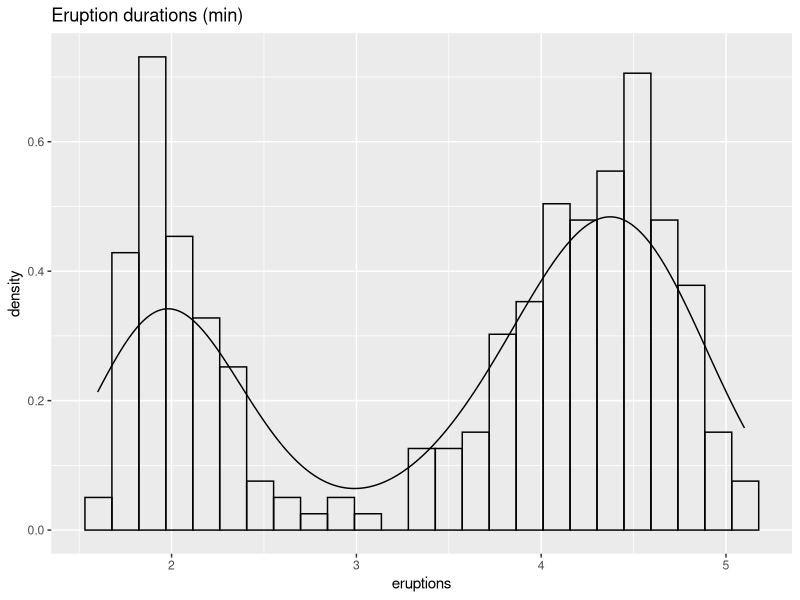
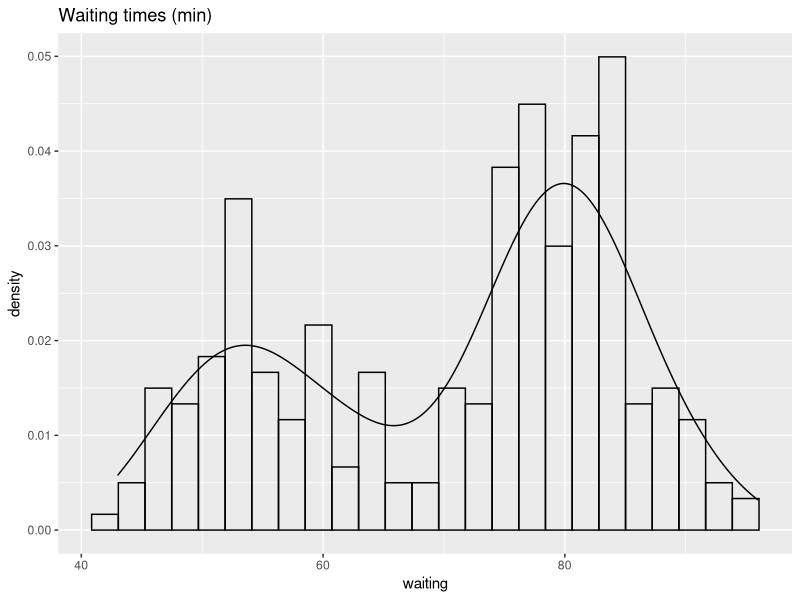
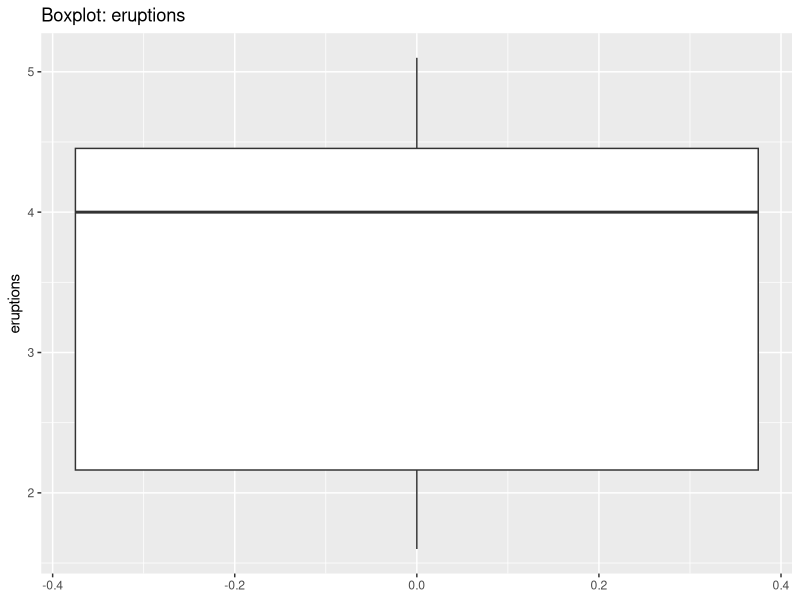
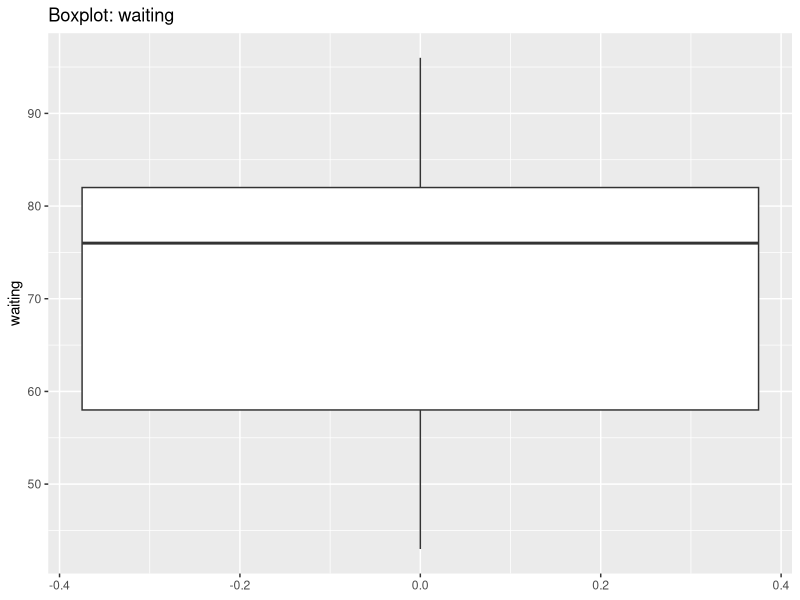
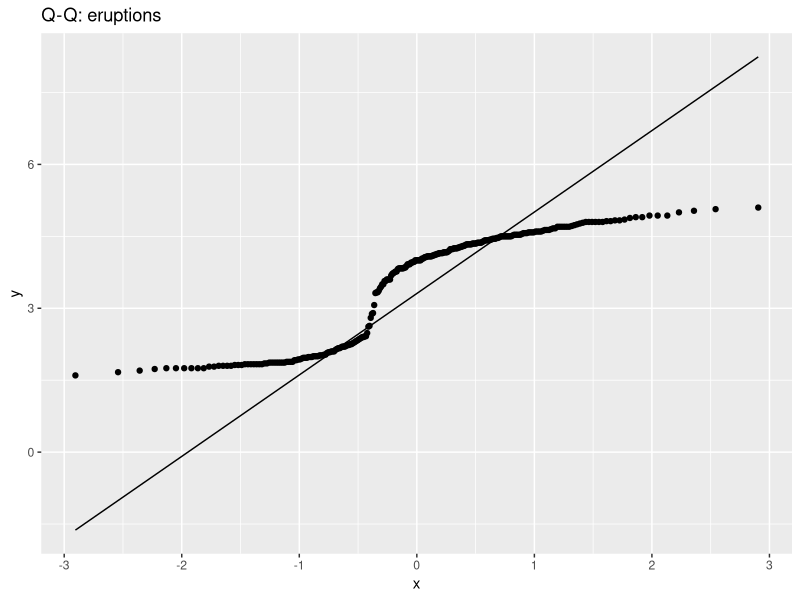
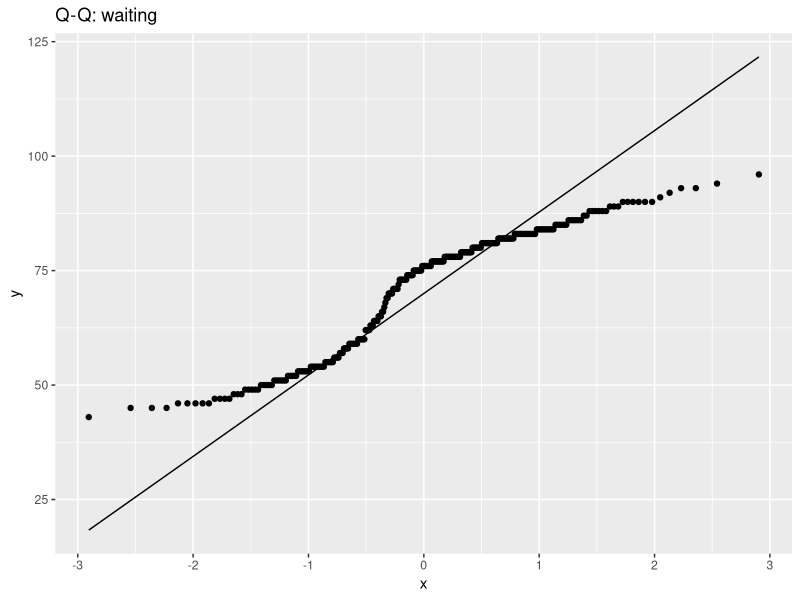
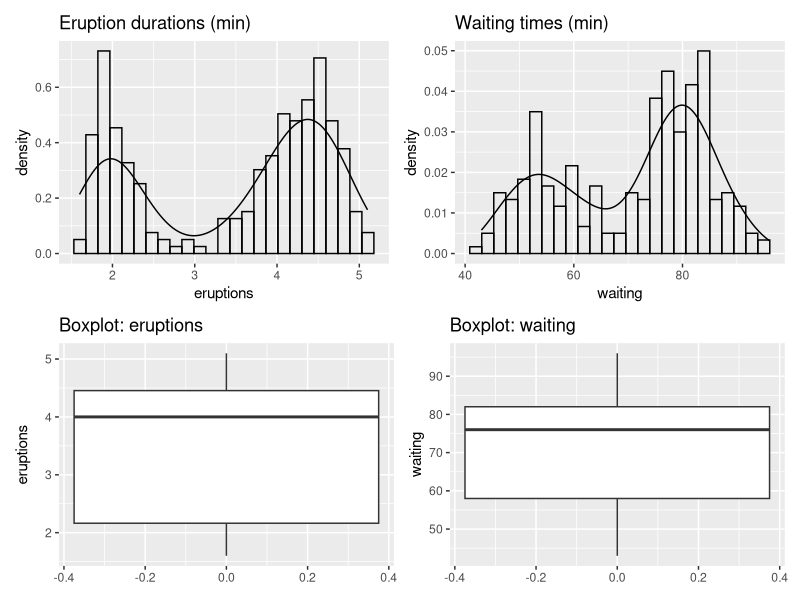
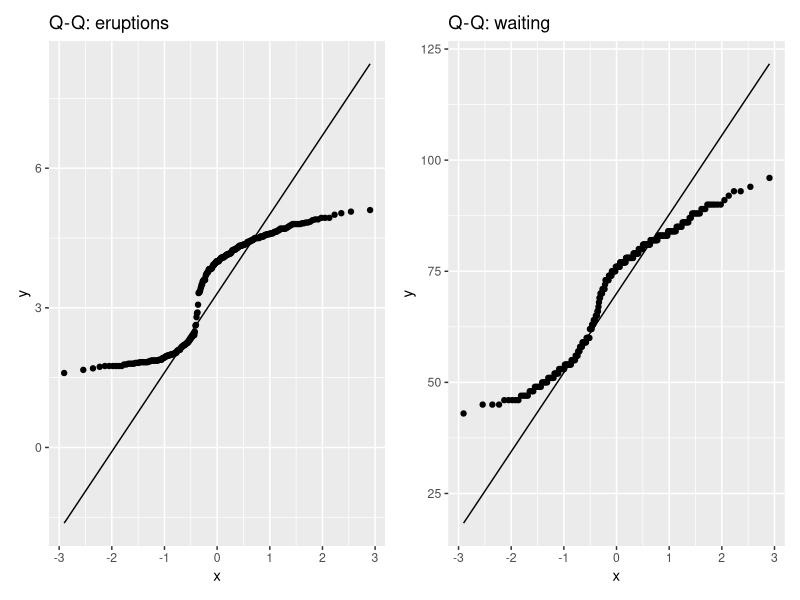

Here is the R script that generated these plots, in order:


library(tidyverse)   # dplyr, ggplot2, tidyr
library(e1071)       # skewness(), kurtosis()
library(patchwork)   # arrange plots
# library(psych)    # describe() - optional
# library(naniar)   # vis_miss() - optional for missingness visualization

data("faithful")     # load dataset

#UNIVARIATE ANALYSIS

dim(faithful)        # number of rows and columns
head(faithful)       # first 6 rows
str(faithful)        # structure & datatypes
names(faithful)      # column names

sapply(faithful, class)      # class of each column
sapply(faithful, is.numeric) # TRUE if numeric

sum(is.na(faithful))         # total NA in dataset
colSums(is.na(faithful))     # NA count per column

summary(faithful)   # min, 1Q, median, mean, 3Q, max for each column

# detailed stats (mean, sd, median, IQR, skewness, kurtosis)
num_summary <- faithful %>%
  summarise(across(everything(), list(
    n = ~sum(!is.na(.)),
    mean = ~mean(., na.rm=TRUE),
    median = ~median(., na.rm=TRUE),
    sd = ~sd(., na.rm=TRUE),
    IQR = ~IQR(., na.rm=TRUE),
    min = ~min(., na.rm=TRUE),
    max = ~max(., na.rm=TRUE),
    skew = ~e1071::skewness(., na.rm=TRUE),
    kurt = ~e1071::kurtosis(., na.rm=TRUE)
  ), .names = "{.col}_{.fn}"))

# make it easier to view
num_summary %>% pivot_longer(everything(), names_to="metric", values_to="value")

# 1) Histograms with density overlay
p1 <- ggplot(faithful, aes(x = eruptions)) +
  geom_histogram(bins = 25, aes(y = ..density..), color="black", fill=NA) +
  geom_density(alpha=0.2) +
  labs(title="Eruption durations (min)", x="eruptions")
  p1

p2 <- ggplot(faithful, aes(x = waiting)) +
  geom_histogram(bins = 25, aes(y = ..density..), color="black", fill=NA) +
  geom_density(alpha=0.2) +
  labs(title="Waiting times (min)", x="waiting")
  print(p2)

# 2) Boxplots
p3 <- ggplot(faithful, aes(y = eruptions)) + geom_boxplot() + labs(title="Boxplot: eruptions")
p3
p4 <- ggplot(faithful, aes(y = waiting))   + geom_boxplot() + labs(title="Boxplot: waiting")
p4


# 3) QQ-plots
qq1 <- ggplot(faithful, aes(sample = eruptions)) + stat_qq() + stat_qq_line() + labs(title="Q-Q: eruptions")
qq1                                                                                     
qq2 <- ggplot(faithful, aes(sample = waiting))   + stat_qq() + stat_qq_line() + labs(title="Q-Q: waiting")
qq2
# Arrange plots
(p1 + p2) / (p3 + p4)    # histogram row / boxplot row
qq1 + qq2                # qq plots side-by-side

outlier_info <- map_dfr(names(faithful), function(colname){
  x <- faithful[[colname]]
  q1 <- quantile(x, 0.25, na.rm=TRUE)
  q3 <- quantile(x, 0.75, na.rm=TRUE)
  iqr <- q3 - q1
  lower <- q1 - 1.5 * iqr
  upper <- q3 + 1.5 * iqr
  tibble(variable = colname,
         q1 = q1, q3 = q3, IQR = iqr,
         lower = lower, upper = upper,
         n_outliers = sum(x < lower | x > upper, na.rm = TRUE))
})
outlier_info
# show rows that are outliers for eruptions
faithful %>% mutate(row = row_number()) %>%
  filter(eruptions < outlier_info$lower[outlier_info$variable=="eruptions"] |
           eruptions > outlier_info$upper[outlier_info$variable=="eruptions"])

#BIVARIATE ANALYSIS
cor(faithful$eruptions, faithful$waiting) 
cor(faithful)

library(ggplot2)
#SCATTER PLOT

ggplot(faithful, aes(x = eruptions, y = waiting)) +
  geom_point(color = "blue", alpha = 0.6) +
  geom_smooth(method = "lm", se = FALSE, color = "red") +
  labs(title = "Relationship between Eruptions and Waiting Time",
       x = "Eruption Duration (min)",
       y = "Waiting Time (min)")

model <- lm(waiting ~ eruptions, data = faithful)
summary(model)


#MULTIVARIATE ANALYSIS
model <- lm(waiting ~ eruptions, data = faithful)
summary(model)


ggplot(faithful, aes(x = eruptions, y = waiting)) +
  geom_point(color = "blue", alpha = 0.6) +
  geom_smooth(method = "lm", color = "red", se = FALSE) +
  labs(title = "Linear Regression between Eruptions and Waiting Time",
       x = "Eruption Duration (min)",
       y = "Waiting Time (min)")

#Residual Analysis (to check model fit)

faithful$residuals <- resid(model)

ggplot(faithful, aes(x = eruptions, y = residuals)) +
  geom_point() +
  geom_hline(yintercept = 0, color = "red") +
  labs(title = "Residual Plot", x = "Eruption Duration", y = "Residuals")

#Density Contours (joint distribution)

ggplot(faithful, aes(x = eruptions, y = waiting)) +
  geom_point(alpha = 0.5) +
  geom_density_2d(color = "red") +
  labs(title = "2D Density of Eruptions vs Waiting Time")

#CLUSTERING
set.seed(123)
faithful_clusters <- kmeans(faithful, centers = 2)
faithful$cluster <- as.factor(faithful_clusters$cluster)

ggplot(faithful, aes(x = eruptions, y = waiting, color = cluster)) +
  geom_point(size = 2) +
  labs(title = "Clustering of Faithful Data (K-Means)")

#HEAT MAP

ggplot(faithful, aes(x = eruptions, y = waiting)) +
  geom_bin2d(bins = 25) +
  scale_fill_gradient(low = "lightblue", high = "darkblue") +
  labs(title = "Heatmap: Frequency of Eruptions vs Waiting Time",
       x = "Eruption Duration (minutes)",
       y = "Waiting Time (minutes)",
       fill = "Count")



